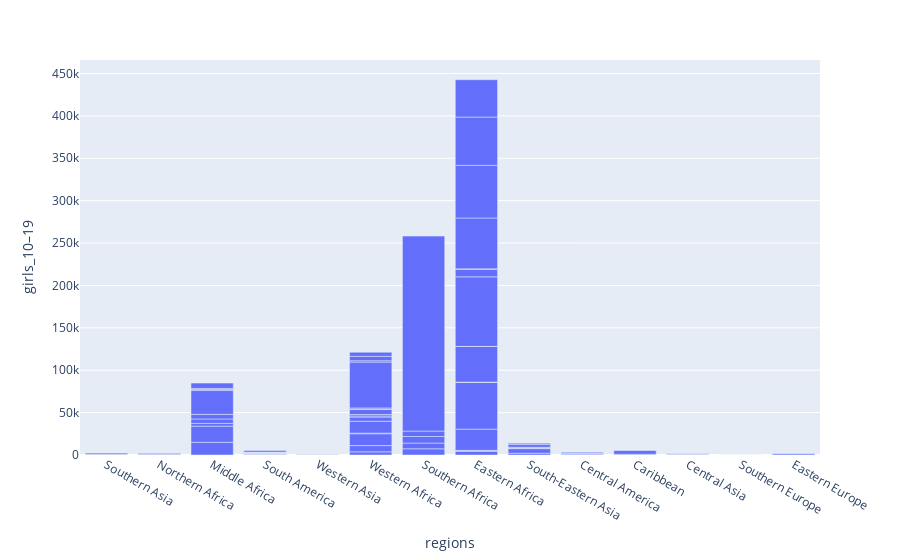

The cell this chart's notebook holds for it:
### Markdown cell above
### _**Number of children living with HIV**_

### Code cell
# Number of children living with HIV
children_living_hiv_df = pd.read_csv("children_living_hiv_df.csv", header=0, index_col="countries")

fig = px.bar(children_living_hiv_df, x='regions', y='girls_10–19')
fig.show()

### Figure 1 — Plotly figure (JSON) as saved in the notebook; plotly's stock layout.template omitted (floating-point values rounded to 4 significant figures)
{"data": [{"alignmentgroup": "True", "hovertemplate": "regions=%{x}<br>girls_10–19=%{y}<extra></extra>", "legendgroup": "", "marker": {"color": "#636efa", "pattern": {"shape": ""}}, "name": "", "offsetgroup": "", "orientation": "v", "showlegend": false, "textposition": "auto", "type": "bar", "x": ["Southern Asia", "Northern Africa", "Middle Africa", "South America", "Western Asia", "Western Asia", "Western Africa", "South America", "Southern Africa", "Western Africa", "Eastern Africa", "South-Eastern Asia", "Middle Africa", "Middle Africa", "Middle Africa", "South America", "Middle Africa", "Central America", "Western Africa", "Caribbean", "Middle Africa", "Eastern Africa", "Caribbean", "South America", "Northern Africa", "Central America", "Middle Africa", "Eastern Africa", "Southern Africa", "Eastern Africa", "Middle Africa", "Western Africa", "Western Asia", "Western Africa", "Central America", "Western Africa", "Western Africa", "South America", "Caribbean", "Central America", "South-Eastern Asia", "Southern Asia", "Caribbean", "Central Asia", "Eastern Africa", "Central Asia", "South-Eastern Asia", "Southern Africa", "Western Africa", "Northern Africa", "Eastern Africa", "Eastern Africa", "South-Eastern Asia", "Western Africa", "Western Africa", "Eastern Africa", "Central America", "Northern Africa", "Eastern Africa", "Southern Africa", "Southern Asia", "Central America", "Western Africa", "Western Africa", "Southern Asia", "South America", "South America", "South-Eastern Asia", "Southern Europe", "Eastern Europe", "Eastern Africa", "Western Asia", "Western Africa", "Western Africa", "Eastern Africa", "Southern Africa", "Middle Africa", "Northern Africa", "South America", "Central Asia", "South-Eastern Asia", "Western Africa", "Northern Africa", "Eastern Africa", "Eastern Europe", "Eastern Africa", "South America", "Central Asia", "South America", "South-Eastern Asia", "Western Asia", "Eastern Africa", "Eastern Africa"], "xaxis": "x", "y": [200, 200, 15000, 660, 100, 100, 3700, 500, 7300, 7400, 4500, 2100, 19000, 3300, 5200, 690, 5500, 200, 14000, 200, 28000, 500, 700, 500, 200, 500, 1300, 500, 6800, 25000, 1200, 680, 100, 14000, 980, 5000, 1300, 200, 4400, 500, 5400, 500, 500, 500, 55000, 100, 500, 7700, 1700, 100, 530, 42000, 500, 6100, 500, 100, 1400, 500, 82000, 6400, 520, 100, 1200, 54000, 1200, 200, 500, 640, 100, 100, 9000, 100, 1600, 5200, 500, 230000, 6300, 1300, 100, 200, 3200, 4800, 100, 60000, 1300, 62000, 100, 700, 1800, 1500, 200, 57000, 44000], "yaxis": "y"}], "layout": {"autosize": true, "barmode": "relative", "legend": {"tracegroupgap": 0}, "margin": {"t": 60}, "xaxis": {"anchor": "y", "autorange": true, "domain": [0, 1], "range": [-0.5, 13.5], "title": {"text": "regions"}, "type": "category"}, "yaxis": {"anchor": "x", "autorange": true, "domain": [0, 1], "range": [0, 465900.0], "title": {"text": "girls_10–19"}, "type": "linear"}}}
